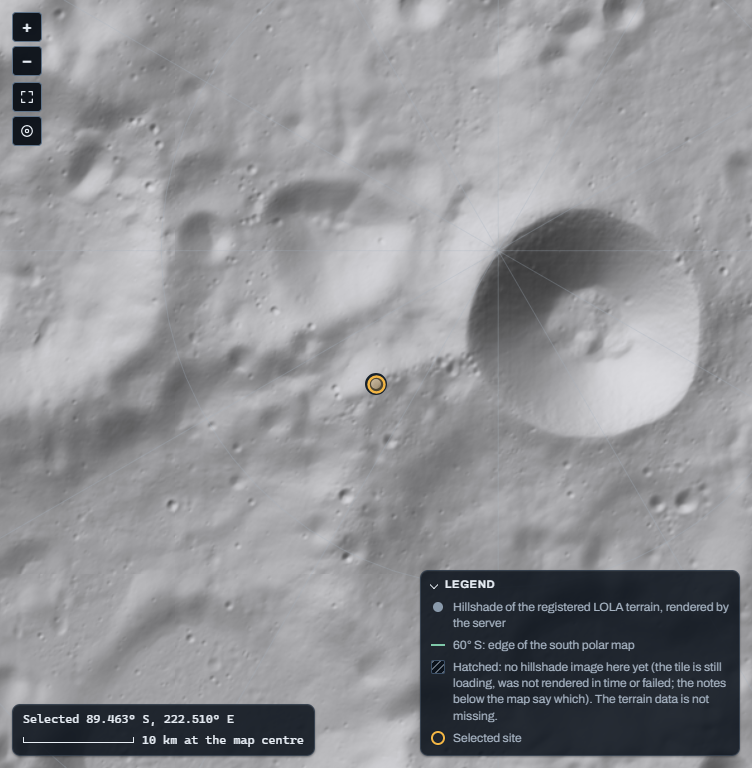
#> input picture docs/validation_evidence/pre_phase7_aud06_fix_2026-11-14/after/screenshots/map-2-site.png, 752 x 768 px, given in place of map-1-whole.png, which was not available
$ python compare_shots.py ../after/screenshots
#> lines starting #> are read from the running program, lines starting #| are printed output that depends on the picture
#> further down, b is the input picture: PIL image 752x768 RGB; mean R, G, B 142.8, 143.7, 147.2
"""Before/after map screenshots: side-by-side images and grid-line scores (the addendum's line score).

The score is measured on the map's upper-left area (x 60-380, y 20-340 px of the map pane), clear of the zoom buttons,
the selected-site ring at the centre, the readout and the legend. Usage: python compare_shots.py <evidence folder>
"""
import math, sys
from pathlib import Path
import numpy as np
from PIL import Image, ImageDraw

def line_score(img):
    hp = img - (np.roll(img, 1, 0) + np.roll(img, -1, 0) + np.roll(img, 1, 1) + np.roll(img, -1, 1)) / 4
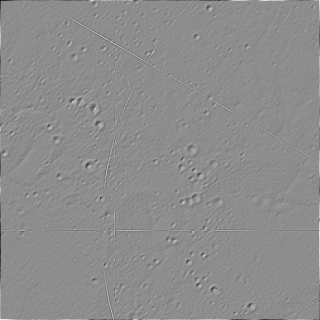
#> hp: shape (320, 320) float64; min -19.5, max 15.75, mean 0; drawn with min black and max white
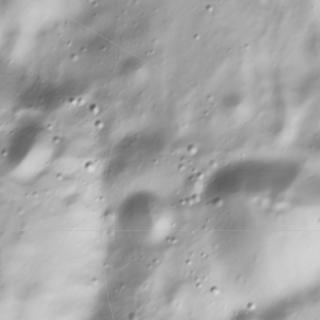
#> img: shape (320, 320) float64; min 92, max 215, mean 162
    hp = hp[2:-2, 2:-2]; n = hp.std() + 1e-12
#> after `hp = hp[2:-2, 2:-2]`:
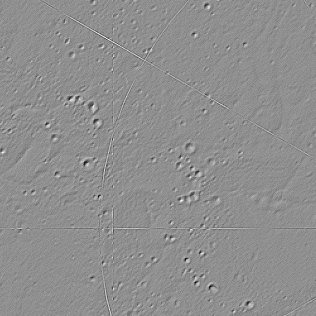
#> hp: shape (316, 316) float64; min -12.5, max 9.75, mean -8.76e-05; drawn with min black and max white
#> after `n = hp.std() + 1e-12`: n = 0.901
    return (round(float(np.abs(hp.mean(axis=0)).mean() / n * math.sqrt(hp.shape[0])), 2),
            round(float(np.abs(hp.mean(axis=1)).mean() / n * math.sqrt(hp.shape[1])), 2))

root = Path(sys.argv[1]); (root / "images").mkdir(exist_ok=True)
names = ["map-1-whole", "map-2-site", "map-3-zoom-in-1", "map-4-zoom-in-2", "map-5-zoom-in-3", "map-6-zoom-in-4",
         "landing-backdrop-only", "landing-slope-default"]
print("shot | before cols/rows | after cols/rows")
for n in names:
    b = Image.open(root / "before/screenshots" / f"{n}.png").convert("RGB"); a = Image.open(root / "after/screenshots" / f"{n}.png").convert("RGB")
    if n.startswith("map-"):
        box = (60, 20, 380, 340)
        sb = line_score(np.asarray(b.convert("L").crop(box), float)); sa = line_score(np.asarray(a.convert("L").crop(box), float))
#> after `sb = line_score(np.asarray(b.convert('L').crop(box), float))`: sb = (0.8, 0.9)
#> after `sa = line_score(np.asarray(a.convert('L').crop(box), float))`: sa = (0.8, 0.9)
        print(f"{n} | {sb} | {sa}")
#| map-1-whole | (0.8, 0.9) | (0.8, 0.9)
    w, h = b.size
#> w = 752; h = 768
    pair = Image.new("RGB", (2 * w + 12, h + 28), (16, 22, 30)); d = ImageDraw.Draw(pair)
#> after `pair = Image.new('RGB', (2 * w + 12, h + 28), (16, 22, 30))`:
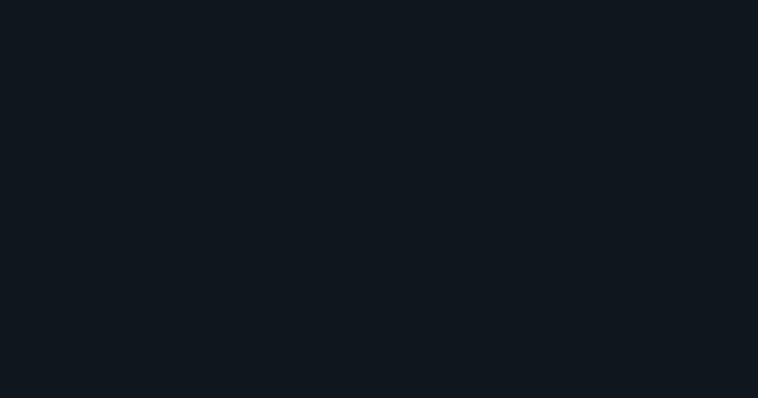
#> pair: PIL image 1516x796 RGB (shown at 1/2 size); mean R, G, B 16, 22, 30
    pair.paste(b, (0, 28)); pair.paste(a, (w + 12, 28))
#> after `pair.paste(b, (0, 28))`:
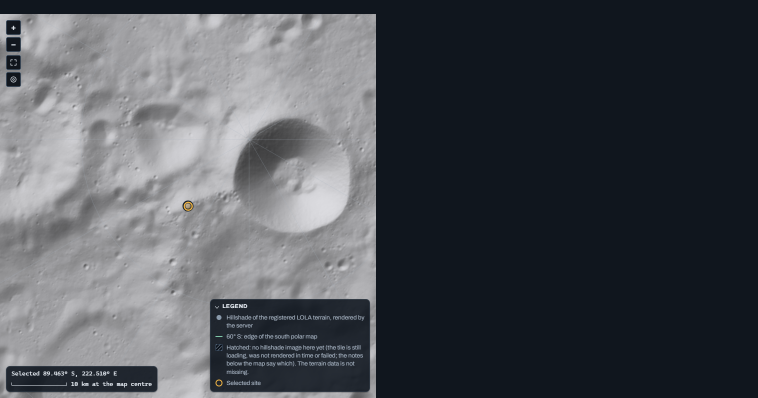
#> pair: PIL image 1516x796 RGB (shown at 1/2 size); mean R, G, B 76.7, 80.2, 86.1
#> after `pair.paste(a, (w + 12, 28))`:
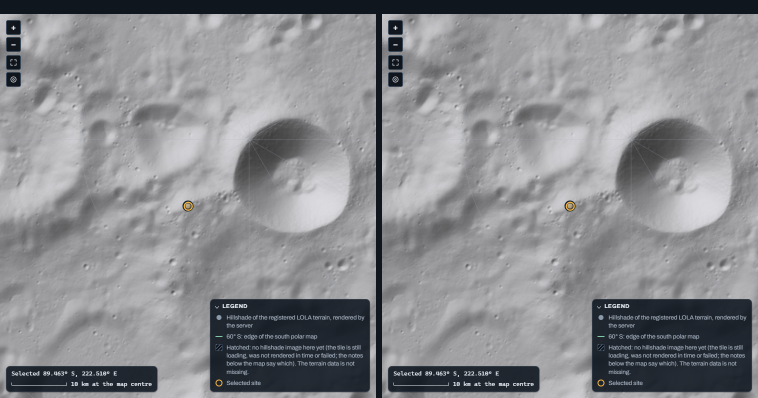
#> pair: PIL image 1516x796 RGB (shown at 1/2 size); mean R, G, B 137.3, 138.5, 142.2
    d.text((8, 8), f"BEFORE (engine /api/tiles)  {n}", fill=(230, 230, 230)); d.text((w + 20, 8), "AFTER (lunaops_tiles /api/display/tiles)", fill=(230, 230, 230))
    pair.save(root / "images" / f"compare-{n}.png", optimize=True)
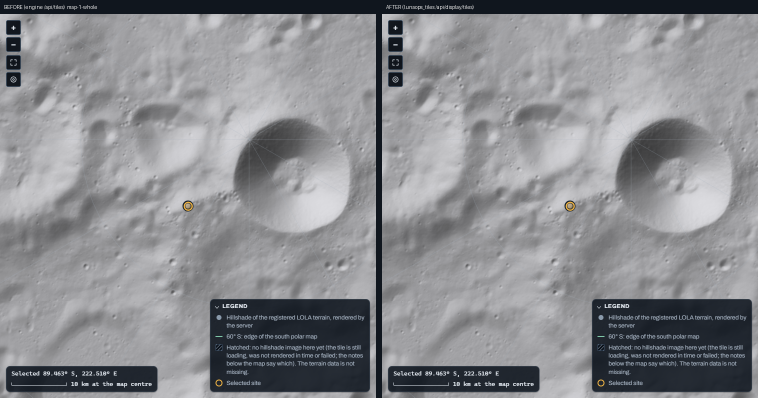
#> saved as compare-map-1-whole.png: PIL image 1516x796 RGB (shown at 1/2 size); mean R, G, B 137.5, 138.6, 142.3
#> (the run stopped early here; a loop or call above may not have finished)
